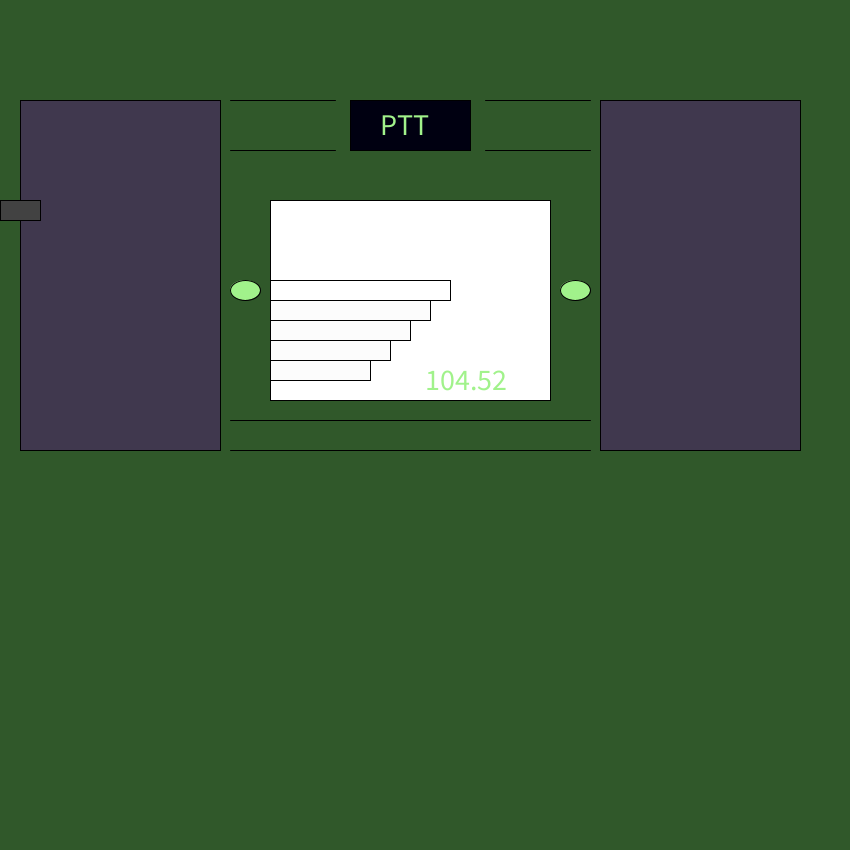
Frame 1 (no input)
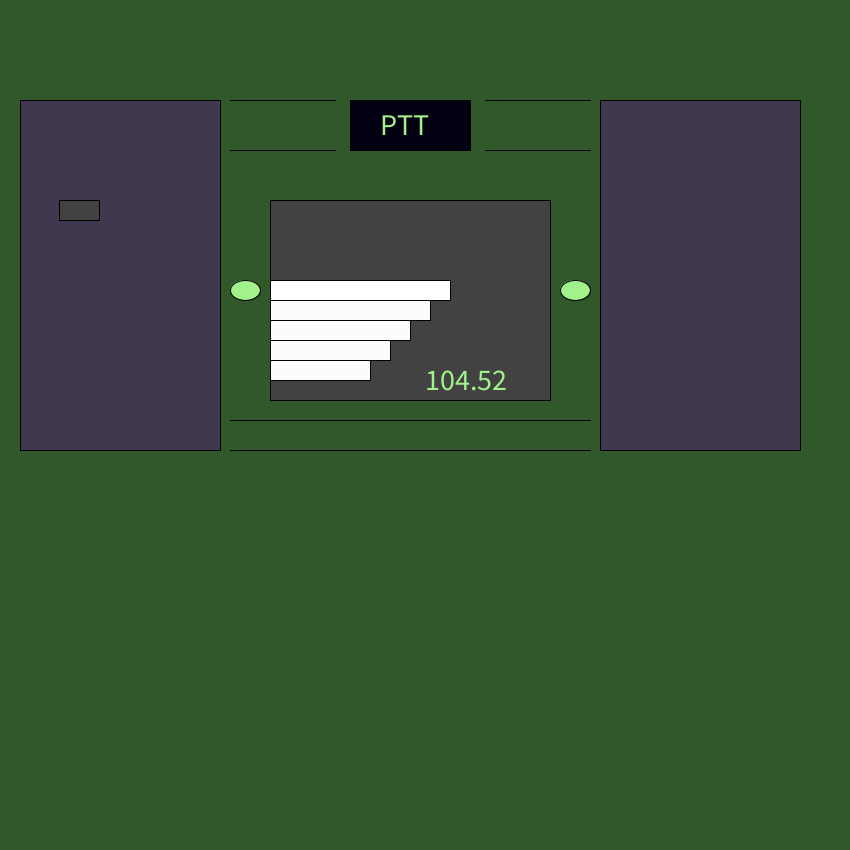
Frame 60 (the mouse pressed at the canvas centre just before this capture)
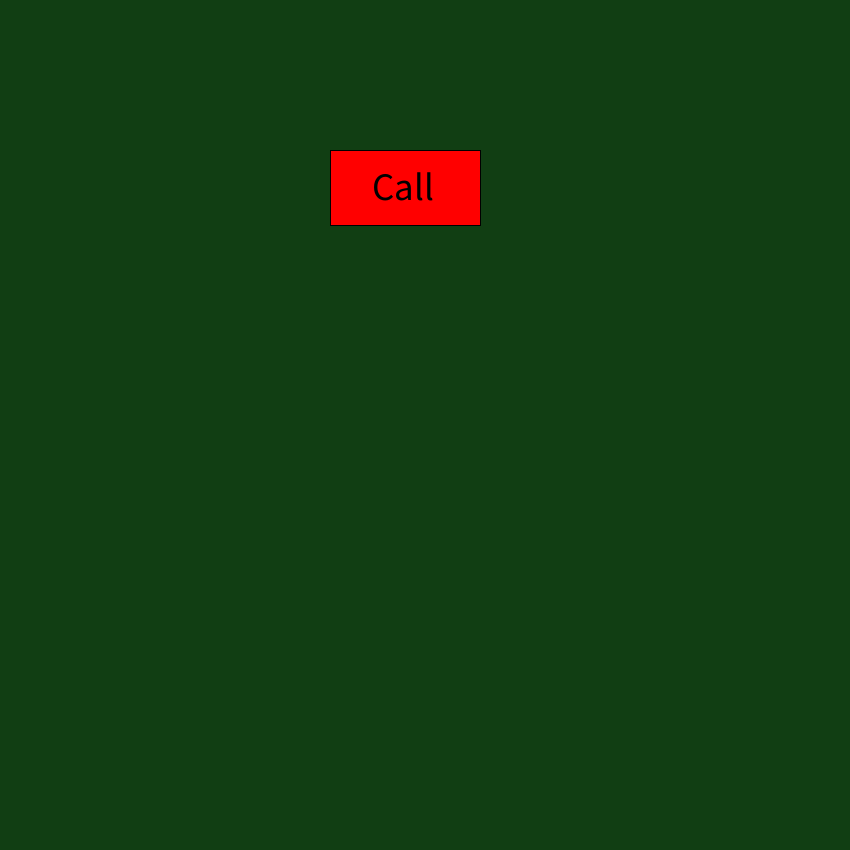
Frame 120 (the mouse held since frame 60 and released just before this capture)

The Processing sketch that drew these frames (run headless with seeded random() and noise(); from frame 60 on, the mouse is pressed at the canvas centre):

// Processing sketch: ProcessingAssignment_pde
// ── ProcessingAssignment_pde.pde
void setup ()
{
  size(850,850);
 
}
  
float x = 0;
float xSpeed = 1;
float w = 20;
float z = 40;
int currentScene;
void draw()
{
  
  background(48,88,42);
  //middle codec picture
  rect(270,200,280,200);
  // Bars

 {
   fill(random(255,255),random(255,255),random(255,255));
 }
  rect(270,280,180,20);
  fill(252,252,252);
  rect(270,300,160,20);
  rect(270,320,140,20);
  rect(270,340,120,20);
  rect(270,360,100,20);
  //right picture
  fill(64,56,78);
  rect(20,100,200,350);
  //left picture
  rect(600,100,200,350);
 
  //PTT
  fill(0, 0,17);
  rect(350,100,120,50);
  textSize(30);
  fill(161,242,139);
  text("PTT", 380,135 );
  //lines
  //top left, middle left
  line(335,100,230,100);
  line(335,150,230,150);
  //top right, middle right
  line(485,100,590,100);
  line(485,150,590,150);
  //lines bottom
  line(230,450,590,450);
  line(230,420,590,420);
  //button right
  ellipse(245,290,30,20);
  //button left
  ellipse(575,290,30,20);
  textSize(30);
  fill(161,242,139);
  text("104.52",425,390);
  

  if (mousePressed == true)
  {
    Scene1();
  }
  if (mousePressed == false)
  {
    Scene2();
  }
    
}

void Scene1()
{
    currentScene = 1;
    background(17, 62, 19);
    fill(255,0,0);
    rect(330,150,150,75);
    fill(0, 0, 0);
    textSize(39);
    text("Call", 372,200);
    //start with calling screen
    //arrow buttons that change persons picture
}

void Scene2()
{
  fill(66, 66, 66);
   
  //bouncing square across the screen

  rect(x, 200, z, w);
  x += xSpeed;
  if (x + w > width || x < 0)
  {
    xSpeed = - xSpeed;
  }
}
